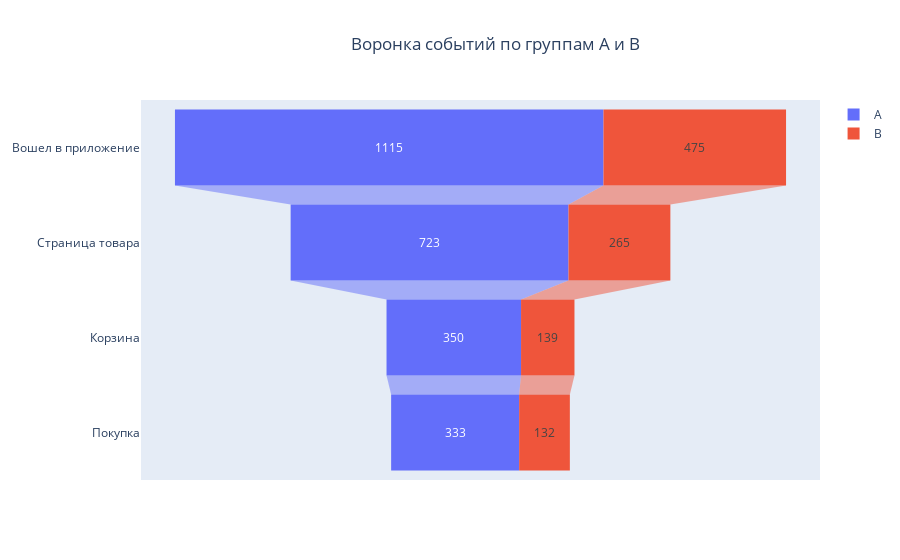

The code cell stored with this chart in its notebook:
### Markdown cell above
**По обработанным данным:**

### Code cell
new_funnel = funnels(new_events_and_profiles,new_groups)
display('Воронка по обработанным данным:', new_funnel)

fig = go.Figure()
fig.update_layout(title={'text' :'Воронка событий по группам A и B', 'x':0.55, 'xanchor': 'center'})
for event in ['A', 'B']:    
    fig.add_trace(go.Funnel(
    name = event,
    y=['Вошел в приложение', 'Страница товара', 'Корзина', 'Покупка'],
    x=new_funnel[event]))
fig.show()

### Figure 1 — Plotly figure (JSON) as saved in the notebook; plotly's stock layout.template omitted (floating-point values rounded to 4 significant figures)
{"data": [{"name": "A", "type": "funnel", "x": [1115, 723, 350, 333], "y": ["Вошел в приложение", "Страница товара", "Корзина", "Покупка"]}, {"name": "B", "type": "funnel", "x": [475, 265, 139, 132], "y": ["Вошел в приложение", "Страница товара", "Корзина", "Покупка"]}], "layout": {"title": {"text": "Воронка событий по группам A и B", "x": 0.55, "xanchor": "center"}}}
